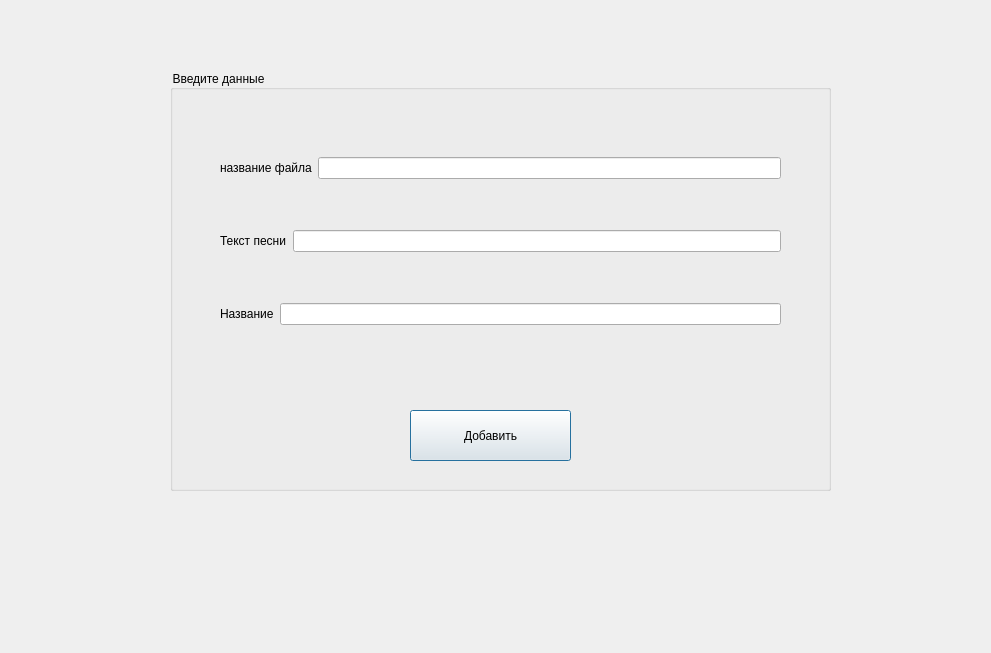
<?xml version="1.0" encoding="UTF-8"?>
<ui version="4.0">
 <class>treewindow</class>
 <widget class="QDialog" name="treewindow">
  <property name="geometry">
   <rect>
    <x>0</x>
    <y>0</y>
    <width>991</width>
    <height>653</height>
   </rect>
  </property>
  <property name="windowTitle">
   <string>Dialog</string>
  </property>
  <widget class="QGroupBox" name="groupBox">
   <property name="geometry">
    <rect>
     <x>170</x>
     <y>70</y>
     <width>661</width>
     <height>421</height>
    </rect>
   </property>
   <property name="styleSheet">
    <string notr="true">color: black;
font: 700 9pt &quot;Segoe UI&quot;;</string>
   </property>
   <property name="title">
    <string>Введите данные</string>
   </property>
   <widget class="QPushButton" name="Add">
    <property name="geometry">
     <rect>
      <x>240</x>
      <y>340</y>
      <width>161</width>
      <height>51</height>
     </rect>
    </property>
    <property name="styleSheet">
     <string notr="true">color: black;</string>
    </property>
    <property name="text">
     <string>Добавить</string>
    </property>
   </widget>
   <widget class="QWidget" name="">
    <property name="geometry">
     <rect>
      <x>50</x>
      <y>42</y>
      <width>561</width>
      <height>261</height>
     </rect>
    </property>
    <layout class="QVBoxLayout" name="verticalLayout">
     <item>
      <layout class="QHBoxLayout" name="horizontalLayout_4">
       <item>
        <widget class="QLabel" name="label_5">
         <property name="styleSheet">
          <string notr="true">color: black;
font: 700 9pt &quot;Segoe UI&quot;;</string>
         </property>
         <property name="text">
          <string>название файла</string>
         </property>
        </widget>
       </item>
       <item>
        <widget class="QLineEdit" name="f_name"/>
       </item>
      </layout>
     </item>
     <item>
      <layout class="QHBoxLayout" name="horizontalLayout">
       <item>
        <widget class="QLabel" name="label">
         <property name="styleSheet">
          <string notr="true">color: black;
font: 700 9pt &quot;Segoe UI&quot;;</string>
         </property>
         <property name="text">
          <string>Текст песни</string>
         </property>
        </widget>
       </item>
       <item>
        <widget class="QLineEdit" name="text"/>
       </item>
      </layout>
     </item>
     <item>
      <layout class="QHBoxLayout" name="horizontalLayout_3">
       <item>
        <widget class="QLabel" name="label_2">
         <property name="styleSheet">
          <string notr="true">color: black;
font: 700 9pt &quot;Segoe UI&quot;;</string>
         </property>
         <property name="text">
          <string>Название</string>
         </property>
        </widget>
       </item>
       <item>
        <widget class="QLineEdit" name="name"/>
       </item>
      </layout>
     </item>
    </layout>
   </widget>
  </widget>
  <widget class="QLabel" name="label_6">
   <property name="geometry">
    <rect>
     <x>208</x>
     <y>-96</y>
     <width>84</width>
     <height>79</height>
    </rect>
   </property>
   <property name="styleSheet">
    <string notr="true">color: black;
font: 700 9pt &quot;Segoe UI&quot;;</string>
   </property>
   <property name="text">
    <string>Текст песни</string>
   </property>
  </widget>
  <widget class="QLabel" name="label_10">
   <property name="geometry">
    <rect>
     <x>-240</x>
     <y>-41</y>
     <width>1311</width>
     <height>761</height>
    </rect>
   </property>
   <property name="text">
    <string/>
   </property>
   <property name="pixmap">
    <pixmap>C:/Users/nahid/OneDrive/Изображения/1642291947_1-damion-club-p-svetlie-foni-s-notami-1.jpg</pixmap>
   </property>
  </widget>
  <zorder>label_10</zorder>
  <zorder>groupBox</zorder>
  <zorder>label_5</zorder>
  <zorder>f_name</zorder>
  <zorder>label_6</zorder>
 </widget>
 <resources/>
 <connections/>
</ui>
